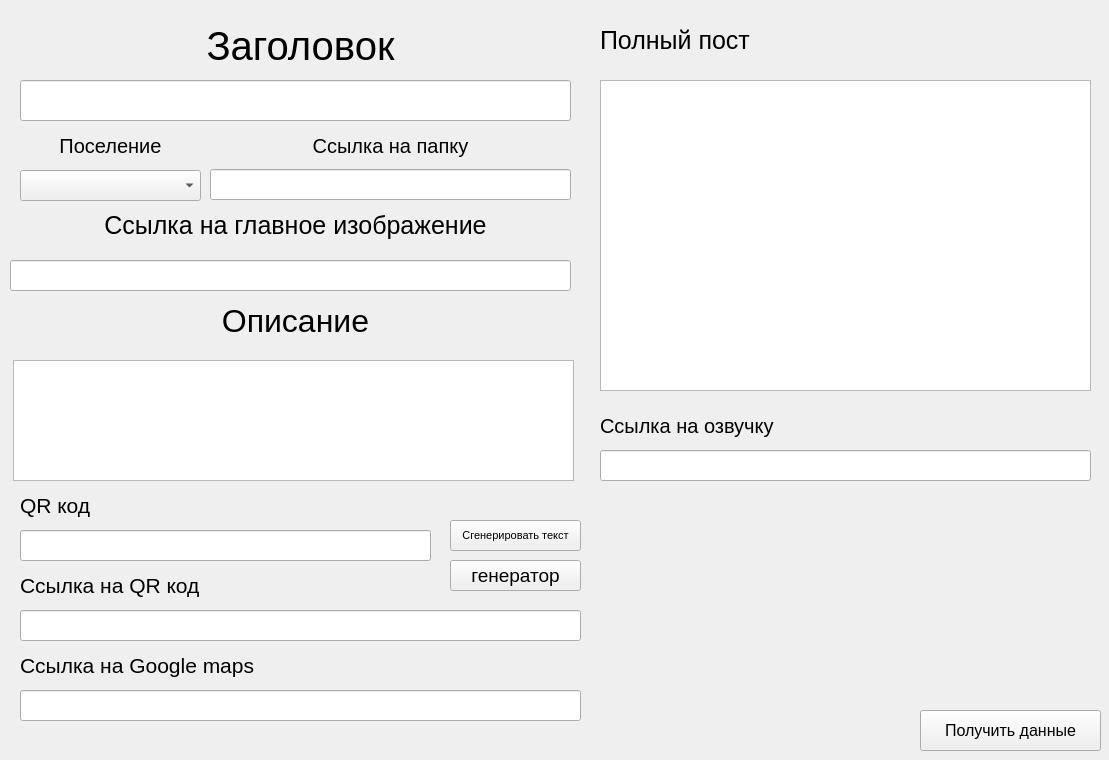
<?xml version="1.0" encoding="UTF-8"?>
<ui version="4.0">
 <class>FA</class>
 <widget class="QWidget" name="FA">
  <property name="geometry">
   <rect>
    <x>0</x>
    <y>0</y>
    <width>1109</width>
    <height>760</height>
   </rect>
  </property>
  <property name="windowTitle">
   <string>Form</string>
  </property>
  <widget class="QComboBox" name="CityComboBox">
   <property name="geometry">
    <rect>
     <x>20</x>
     <y>170</y>
     <width>181</width>
     <height>31</height>
    </rect>
   </property>
   <property name="font">
    <font>
     <pointsize>13</pointsize>
    </font>
   </property>
  </widget>
  <widget class="QLineEdit" name="Title">
   <property name="geometry">
    <rect>
     <x>20</x>
     <y>80</y>
     <width>551</width>
     <height>41</height>
    </rect>
   </property>
   <property name="font">
    <font>
     <pointsize>16</pointsize>
    </font>
   </property>
  </widget>
  <widget class="QLabel" name="label">
   <property name="geometry">
    <rect>
     <x>20</x>
     <y>20</y>
     <width>561</width>
     <height>51</height>
    </rect>
   </property>
   <property name="font">
    <font>
     <pointsize>30</pointsize>
    </font>
   </property>
   <property name="text">
    <string>Заголовок</string>
   </property>
   <property name="alignment">
    <set>Qt::AlignCenter</set>
   </property>
  </widget>
  <widget class="QLabel" name="label_2">
   <property name="geometry">
    <rect>
     <x>20</x>
     <y>130</y>
     <width>181</width>
     <height>31</height>
    </rect>
   </property>
   <property name="font">
    <font>
     <pointsize>15</pointsize>
    </font>
   </property>
   <property name="text">
    <string>Поселение</string>
   </property>
   <property name="alignment">
    <set>Qt::AlignCenter</set>
   </property>
  </widget>
  <widget class="QLineEdit" name="folder">
   <property name="geometry">
    <rect>
     <x>210</x>
     <y>169</y>
     <width>361</width>
     <height>31</height>
    </rect>
   </property>
  </widget>
  <widget class="QLabel" name="label_3">
   <property name="geometry">
    <rect>
     <x>210</x>
     <y>130</y>
     <width>361</width>
     <height>31</height>
    </rect>
   </property>
   <property name="font">
    <font>
     <pointsize>15</pointsize>
    </font>
   </property>
   <property name="text">
    <string>Ссылка на папку</string>
   </property>
   <property name="alignment">
    <set>Qt::AlignCenter</set>
   </property>
  </widget>
  <widget class="QLabel" name="label_4">
   <property name="geometry">
    <rect>
     <x>20</x>
     <y>300</y>
     <width>551</width>
     <height>41</height>
    </rect>
   </property>
   <property name="font">
    <font>
     <pointsize>24</pointsize>
    </font>
   </property>
   <property name="text">
    <string>Описание</string>
   </property>
   <property name="alignment">
    <set>Qt::AlignCenter</set>
   </property>
  </widget>
  <widget class="QLabel" name="label_5">
   <property name="geometry">
    <rect>
     <x>20</x>
     <y>210</y>
     <width>551</width>
     <height>31</height>
    </rect>
   </property>
   <property name="font">
    <font>
     <pointsize>19</pointsize>
    </font>
   </property>
   <property name="text">
    <string>Ссылка на главное изображение</string>
   </property>
   <property name="alignment">
    <set>Qt::AlignCenter</set>
   </property>
  </widget>
  <widget class="QLineEdit" name="MainImage">
   <property name="geometry">
    <rect>
     <x>10</x>
     <y>260</y>
     <width>561</width>
     <height>31</height>
    </rect>
   </property>
  </widget>
  <widget class="QLineEdit" name="JsonForQr">
   <property name="geometry">
    <rect>
     <x>20</x>
     <y>530</y>
     <width>411</width>
     <height>31</height>
    </rect>
   </property>
  </widget>
  <widget class="QTextEdit" name="Description">
   <property name="geometry">
    <rect>
     <x>13</x>
     <y>360</y>
     <width>561</width>
     <height>121</height>
    </rect>
   </property>
   <property name="font">
    <font>
     <pointsize>10</pointsize>
    </font>
   </property>
   <property name="html">
    <string>&lt;!DOCTYPE HTML PUBLIC &quot;-//W3C//DTD HTML 4.0//EN&quot; &quot;http://www.w3.org/TR/REC-html40/strict.dtd&quot;&gt;
&lt;html&gt;&lt;head&gt;&lt;meta name=&quot;qrichtext&quot; content=&quot;1&quot; /&gt;&lt;style type=&quot;text/css&quot;&gt;
p, li { white-space: pre-wrap; }
&lt;/style&gt;&lt;/head&gt;&lt;body style=&quot; font-family:'MS Shell Dlg 2'; font-size:10pt; font-weight:400; font-style:normal;&quot;&gt;
&lt;p style=&quot;-qt-paragraph-type:empty; margin-top:0px; margin-bottom:0px; margin-left:0px; margin-right:0px; -qt-block-indent:0; text-indent:0px;&quot;&gt;&lt;br /&gt;&lt;/p&gt;&lt;/body&gt;&lt;/html&gt;</string>
   </property>
  </widget>
  <widget class="QPushButton" name="JsonQrButton">
   <property name="geometry">
    <rect>
     <x>450</x>
     <y>520</y>
     <width>131</width>
     <height>31</height>
    </rect>
   </property>
   <property name="font">
    <font>
     <pointsize>8</pointsize>
    </font>
   </property>
   <property name="text">
    <string>Сгенерировать текст</string>
   </property>
  </widget>
  <widget class="QLabel" name="label_6">
   <property name="geometry">
    <rect>
     <x>20</x>
     <y>490</y>
     <width>311</width>
     <height>31</height>
    </rect>
   </property>
   <property name="font">
    <font>
     <pointsize>16</pointsize>
    </font>
   </property>
   <property name="text">
    <string>QR код</string>
   </property>
  </widget>
  <widget class="QLineEdit" name="QrURL">
   <property name="geometry">
    <rect>
     <x>20</x>
     <y>610</y>
     <width>561</width>
     <height>31</height>
    </rect>
   </property>
  </widget>
  <widget class="QPushButton" name="OpenSiteButton">
   <property name="geometry">
    <rect>
     <x>450</x>
     <y>560</y>
     <width>131</width>
     <height>31</height>
    </rect>
   </property>
   <property name="font">
    <font>
     <pointsize>14</pointsize>
    </font>
   </property>
   <property name="text">
    <string>генератор</string>
   </property>
  </widget>
  <widget class="QLabel" name="label_7">
   <property name="geometry">
    <rect>
     <x>20</x>
     <y>570</y>
     <width>311</width>
     <height>31</height>
    </rect>
   </property>
   <property name="font">
    <font>
     <pointsize>16</pointsize>
    </font>
   </property>
   <property name="text">
    <string>Ссылка на QR код</string>
   </property>
  </widget>
  <widget class="QLineEdit" name="MapURL">
   <property name="geometry">
    <rect>
     <x>20</x>
     <y>690</y>
     <width>561</width>
     <height>31</height>
    </rect>
   </property>
  </widget>
  <widget class="QLabel" name="label_8">
   <property name="geometry">
    <rect>
     <x>20</x>
     <y>650</y>
     <width>311</width>
     <height>31</height>
    </rect>
   </property>
   <property name="font">
    <font>
     <pointsize>16</pointsize>
    </font>
   </property>
   <property name="text">
    <string>Ссылка на Google maps</string>
   </property>
  </widget>
  <widget class="QLabel" name="label_9">
   <property name="geometry">
    <rect>
     <x>600</x>
     <y>410</y>
     <width>401</width>
     <height>31</height>
    </rect>
   </property>
   <property name="font">
    <font>
     <pointsize>15</pointsize>
    </font>
   </property>
   <property name="text">
    <string>Ссылка на озвучку</string>
   </property>
  </widget>
  <widget class="QTextEdit" name="textEdit">
   <property name="geometry">
    <rect>
     <x>600</x>
     <y>80</y>
     <width>491</width>
     <height>311</height>
    </rect>
   </property>
   <property name="font">
    <font>
     <pointsize>10</pointsize>
    </font>
   </property>
   <property name="toolTip">
    <string>&lt;html&gt;&lt;head/&gt;&lt;body&gt;&lt;p&gt;Это текст полновй версии поста.&lt;/p&gt;&lt;p&gt;Введите ~Название изображения.png~&lt;/p&gt;&lt;p&gt;с новой строки или через пробел,&lt;/p&gt;&lt;p&gt;чтобы вставить изображение в это место&lt;/p&gt;&lt;/body&gt;&lt;/html&gt;</string>
   </property>
   <property name="whatsThis">
    <string>&lt;html&gt;&lt;head/&gt;&lt;body&gt;&lt;p&gt;&lt;br/&gt;&lt;/p&gt;&lt;/body&gt;&lt;/html&gt;</string>
   </property>
   <property name="html">
    <string>&lt;!DOCTYPE HTML PUBLIC &quot;-//W3C//DTD HTML 4.0//EN&quot; &quot;http://www.w3.org/TR/REC-html40/strict.dtd&quot;&gt;
&lt;html&gt;&lt;head&gt;&lt;meta name=&quot;qrichtext&quot; content=&quot;1&quot; /&gt;&lt;style type=&quot;text/css&quot;&gt;
p, li { white-space: pre-wrap; }
&lt;/style&gt;&lt;/head&gt;&lt;body style=&quot; font-family:'MS Shell Dlg 2'; font-size:10pt; font-weight:400; font-style:normal;&quot;&gt;
&lt;p style=&quot;-qt-paragraph-type:empty; margin-top:0px; margin-bottom:0px; margin-left:0px; margin-right:0px; -qt-block-indent:0; text-indent:0px; font-size:8.25pt;&quot;&gt;&lt;br /&gt;&lt;/p&gt;&lt;/body&gt;&lt;/html&gt;</string>
   </property>
  </widget>
  <widget class="QPushButton" name="pushButton">
   <property name="geometry">
    <rect>
     <x>920</x>
     <y>710</y>
     <width>181</width>
     <height>41</height>
    </rect>
   </property>
   <property name="font">
    <font>
     <pointsize>12</pointsize>
    </font>
   </property>
   <property name="text">
    <string>Получить данные</string>
   </property>
  </widget>
  <widget class="QLabel" name="label_10">
   <property name="geometry">
    <rect>
     <x>600</x>
     <y>20</y>
     <width>271</width>
     <height>41</height>
    </rect>
   </property>
   <property name="font">
    <font>
     <pointsize>19</pointsize>
    </font>
   </property>
   <property name="text">
    <string>Полный пост</string>
   </property>
  </widget>
  <widget class="QLineEdit" name="lineEdit">
   <property name="geometry">
    <rect>
     <x>600</x>
     <y>450</y>
     <width>491</width>
     <height>31</height>
    </rect>
   </property>
   <property name="font">
    <font>
     <pointsize>11</pointsize>
    </font>
   </property>
   <property name="text">
    <string/>
   </property>
  </widget>
 </widget>
 <resources/>
 <connections/>
</ui>
